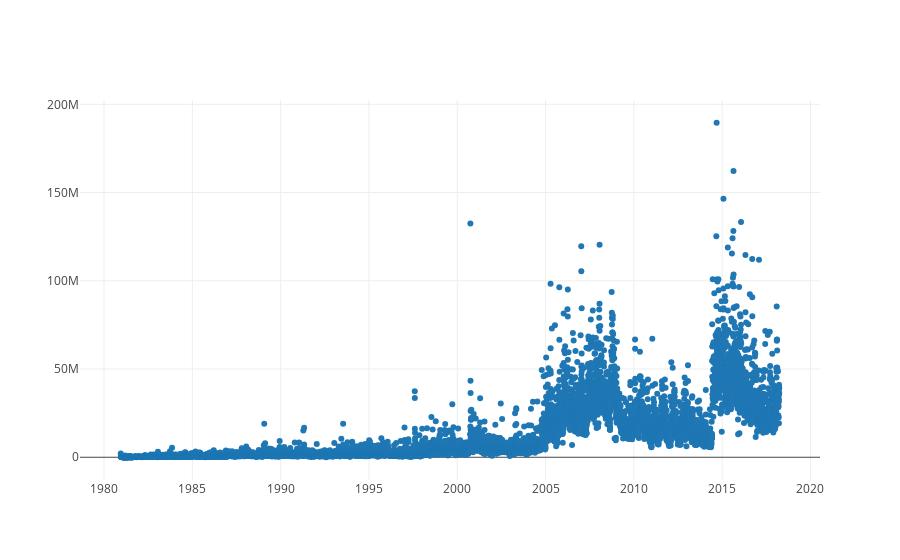

Notebook code for this chart:
### Markdown cell above
## Scatter plot

### Code cell
trace = go.Scatter(x=time_series,y=sales_volume,mode="markers")

data = [trace]
figure = dict(data=data)
iplot(figure)

### Figure 1 — Plotly figure (JSON) as saved in the notebook; plotly's stock layout.template omitted (floating-point values rounded to 4 significant figures; data arrays with more than 128 entries replaced by an {"elided": "..."} marker saying what was removed)
{"data": [{"mode": "markers", "type": "scatter", "uid": "456b4160-3064-4424-9209-93c39f253a3e", "x": {"elided": "9400 str values"}, "y": {"elided": "9400 int values"}}], "layout": {}}
